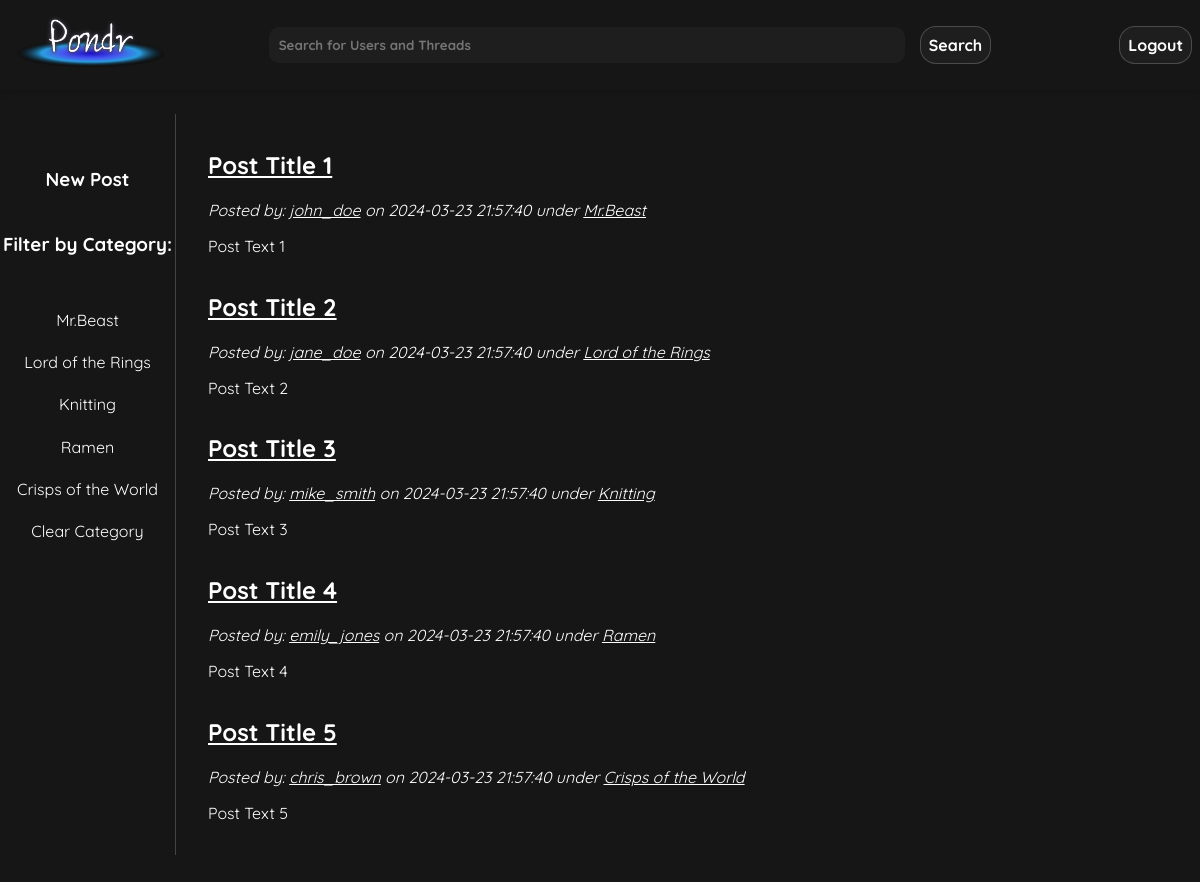
The page /pages/discussion.php (signed in) on the database its author committed.
### tables this page shows
CREATE TABLE categories (
    catId INT AUTO_INCREMENT,
    userId INT NOT NULL,
    name VARCHAR(255) NOT NULL,
    description VARCHAR(255),
    count INT NOT NULL DEFAULT 0,  
    PRIMARY KEY(catId),
    FOREIGN KEY(userId) REFERENCES users(userId)
        ON DELETE CASCADE
);

CREATE TABLE posts (
    postId INT AUTO_INCREMENT,
    userId INT NOT NULL, 
    postDate DATETIME NOT NULL,  
    title VARCHAR(255) NOT NULL,
    text VARCHAR(3000) NOT NULL,  
    img VARCHAR(255),
    link VARCHAR(255),
    catId INT,
    likes INT NOT NULL DEFAULT 0,
    comment INT NOT NULL DEFAULT 0,
    PRIMARY KEY(postId,userId),
    FOREIGN KEY(userId) REFERENCES users(userId)
        ON DELETE CASCADE,
    FOREIGN KEY(catId) REFERENCES categories(catId)
        ON DELETE CASCADE
    
);

CREATE TABLE users (
    userId INT AUTO_INCREMENT,
    utype BIT(1) NOT NULL,  
    fName VARCHAR(255) NOT NULL,
    lName VARCHAR(255) NOT NULL,
    uName VARCHAR(255) NOT NULL UNIQUE,
    email VARCHAR(255) NOT NULL UNIQUE,
    pass VARCHAR(255) NOT NULL,
    bio VARCHAR(1000) NOT NULL,  
    pfp VARCHAR(255),
    recoveryKey VARCHAR(255) NOT NULL,
    PRIMARY KEY(userId)
);

### public/pages/discussion.php (the view, shortened to what this page needs)
<?php
$search = $_GET['search'] ?? null;
?>
<!DOCTYPE html>
<html lang="en">
<head>
    <link rel="stylesheet" href="../css/styles.css">
    <link rel="stylesheet" href="../css/discussion.css">
</head>
<body>
    <?php require_once '../scripts/header.php';  ?>
    <main class="center-container margin-down">
        <section class="side-container">
            <?php
            if (isset ($uid)) {
                echo "<a href=\"./new_post.php\"><h3>New Post</h3></a>";
            }
            ?>
            <h3>Filter by Category: </h3>
            <ul>
                <?php
                $sql = "SELECT catId, name FROM categories ORDER BY count DESC LIMIT 10;";
                $prstmt = $conn->prepare($sql);
                try {
                    $prstmt->execute();
                    $prstmt->bind_result($catListId,$catName);
                    if ($prstmt->fetch()) {
                        echo (isset($search)) ? "<li><a href=\"./discussion.php?catId=$catListId&search=$search\">$catName</a></li>" : "<li><a href=\"./discussion.php?catId=$catListId\">$catName</a></li>";
                        while ($prstmt->fetch()) {
                            echo (isset ($search)) ? "<li><a href=\"./discussion.php?catId=$catListId&search=$search\">$catName</a></li>" : "<li><a href=\"./discussion.php?catId=$catListId\">$catName</a></li>";
                        }
                        echo (isset ($search)) ? "<li><a href=\"./discussion.php?search=$search\">Clear Filter</a></li>" : "<li><a href=\"./discussion.php\">Clear Category</a></li>";
                    } else {
                        echo "<p>No Categories have been made yet! Try making one now!</p>";
                    }
                } catch(mysqli_sql_exception $e) {
                    $code = $e->getCode();
                    echo "<p>Error occurred: pulling categories. Error: $code</p>";
                }
                ?>
            </ul>
        </section>
        <section class="discussion-container">
                <?php
                $sql = "SELECT p.postId, p.title, p.postDate, p.text, u.uName, c.name, p.img, c.catId
                FROM posts as p JOIN users as u ON p.userId = u.userId
                LEFT OUTER JOIN categories as c ON p.catId = c.catId
                WHERE" . (isset($catId) ? " p.catId = ? AND ":" ") . "CASE WHEN ? = \"\" THEN TRUE ELSE (p.title LIKE CONCAT('%',?,'%') OR p.text LIKE CONCAT('%',?,'%') OR u.uName LIKE CONCAT('%',?,'%')) END
                ORDER BY p.postDate DESC;";
                $prstmt = $conn->prepare($sql);
                $searchString = (isset($search)) ? $search : "";
                if (isset($catId)) {
                    $prstmt->bind_param("sssss",$catId,$searchString,$searchString,$searchString,$searchString);
                } else {
                    $prstmt->bind_param("ssss",$searchString,$searchString,$searchString,$searchString);
                }
                try {
                    $prstmt->execute();
                    $prstmt->bind_result($postId, $title, $postDate, $text, $uName, $catName, $postImg, $catId);
                    if($prstmt->fetch()){
                        echo "<div class=\"mini-thread\">";
                        echo "<article>";
                        echo "<a href=\"./thread.php?postId=$postId\"><h2>$title</h2></a>";
                        echo "<i>Posted by: <a href=\"./profile.php?uName=$uName\">$uName</a> on <time>$postDate</time> under <a href=\"./discussion.php?catId=$catId\">$catName</a></i>";
                        echo "<p>$text</p>";
                        echo "</article>";
                        echo "</div>";
                        while ($prstmt->fetch()) {
                            echo "<div class=\"mini-thread\">";
                            echo "<article>";
                            echo "<a href=\"./thread.php?postId=$postId\"><h2>$title</h2></a>";
                            echo "<i>Posted by: <a href=\"./profile.php?uName=$uName\">$uName</a> on <time>$postDate</time> under <a href=\"./discussion.php?catId=$catId\">$catName</a></i>";
                            echo "<p>$text</p>";
                            echo "</article>";
                            echo "</div>";
                        }
                    } else {
                        echo "<p>Looks like theres no posts currently in Pondr. Be the first to post!</p>";
                    }
                } catch (mysqli_sql_exception $e) {
                    $code = $e->getCode();
                    echo "<p>Error while loading discussion posts. Try again. Error: $code</p>";
                }
                ?>
        </section>
    </main>
</body>
</html>

### public/scripts/header.php (shortened to what this page needs)
<?php
require_once 'dbconfig.php';
$utype = $_SESSION['utype'] ?? null;
$uid = $_SESSION['uid'] ?? null;
?>
<nav id="top-bar">
    <a href="../index.php"><img src="../img/logo.png" alt="Pondr Logo" id="top-bar-logo"></a>
    <div id="top-search-bar">
        <form method="GET" action="discussion.php">
            <?php
            echo "<input type=\"text\" name=\"search\" placeholder=\"Search for Users and Threads\" value=\"" . ((isset($search)) ? $search : "") . "\"/>";
            ?>
            <button type="submit" class="form-button">Search</button>
        </form>
    </div>
    <?php
    if(isset($_SESSION['uid'])){
        $sql = "SELECT pfp FROM users WHERE userid = ?;";
        $prstmt = $conn->prepare($sql);
        $prstmt->bind_param('s',$uid);
        try {
            $prstmt->execute();
            $prstmt->bind_result($pfpPath);
        } catch(mysqli_sql_exception $e) {
            $pfpPath = "../img/pfp.png";
        } finally {
            $prstmt->close();
        }
    }
    if (isset($utype)) {
        switch ($utype) {
            case 0:
            case 1:
                echo "<a href=\"my_profile.php\"><img src=\"$pfpPath\" id=\"top-search-bar-pfp\"></a>";
                echo "<a href=\"../scripts/logout.php\" class=\"link-button\">Logout</a>";
                break;
        }
    } else {
        echo "<a href=\"login.php\" class=\"link-button\">Login</a>";
        echo "<a href=\"register.php\" class=\"link-button\">Sign Up</a>";
    }
    ?>
</nav>

### public/css/styles.css (style rules this page uses)
:root { --background-color: #161616; --navbar-dark: linear-gradient(145deg, #0A0A0A, #161616); --button-border: rgba(255, 255, 255, 0.2); --text-color: #ffffff; --button-hover-bg: #2A2A2A; --input-background: #1E1E1E; --input-hover: rgba(255, 255, 255, 0.1); --highlight-color: #3A7FFB; --box-shadow: 0 4px 6px rgba(0, 0, 0, 0.1); --pondr-font: 'Quicksand', sans-serif; }
a { color: white; }
body { margin: 0; padding: 0; font-family: var(--pondr-font); background-color: var(--background-color); color:var(--text-color); transition: all 0.2s ease; }
input[type="text"], input[type="password"], input[type="email"], button, .link-button, .form-button, .form-container textarea, .form-container select { font-family: var(--pondr-font); background-color: var(--input-background); color: var(--text-color); border: 0.1em solid var(--button-border); border-radius: 1em; transition: all 0.3s ease-in; padding: 0.5em; text-decoration: none; margin: 0em 0.5em; font-weight:bold; outline: none; }
.form-button { cursor: pointer; font-size: 1em; }
#top-bar { background-color: var(--navbar-dark); padding: 2vh 0vh; display: flex; justify-content: space-between; align-items: center; box-shadow: var(--box-shadow); }
#top-bar-logo { width: 150px; margin: 0 1rem; }
#top-search-bar { flex-grow: 1; margin: 0 5em; }
#top-search-bar form { display: flex; align-items: center; }
#top-search-bar input { background-color: var(--input-background); border: 1px solid var(--input-border); color: var(--text-color); padding: 10px; width: 100%; box-sizing: border-box; border-radius:10px; }
.center-container { display:flex; justify-content: center; align-items:center; height: 94vh; }
.margin-down { margin-top: 2vw; align-items:flex-start; margin-bottom: 5em; }

### public/css/discussion.css (style rules this page uses)
.discussion-container { width: 80%; background: var(--dark-blue); padding: 1em 2em; border-left: var(--button-border) solid 0.1em; }
.mini-thread { display: flex; flex-direction: row; align-items: center; }
.mini-thread article { flex-grow:1; margin-right: 1em; }
.mini-thread a { color: white; }
.margin-down { justify-content: space-around; }
.side-container { background: var(--dark-blue); border-radius: 10px; flex-grow: 1; display: flex; flex-direction: column; align-items: center; margin-top: 2.6vw; position: relative; }
.side-container ul { padding-left: 0; list-style-type: none; width:100%; }
.side-container li { margin: 1em 0; width:100%; display:flex; justify-content: center; }
.side-container a { color: white; display: block; background: var(--button-green); box-sizing: border-box; text-align: center; width: 90%; text-decoration: none; padding: 0.2em 0; transition: background-color 0.1s ease-in; border-radius: 0.5em; }

### rows shown on the page
categories: name "Mr.Beast"
categories: name "Lord of the Rings"
categories: name "Knitting"
categories: name "Ramen"
categories: name "Crisps of the World"
posts: title "Post Title 1", postDate "2024-03-23 21:57:40", text "Post Text 1"
users: uName "john_doe"
posts: title "Post Title 2", userId.uName "jane_doe", postDate "2024-03-23 21:57:40", catId.name "Lord of the Rings", text "Post Text 2"
posts: title "Post Title 3", userId.uName "mike_smith", postDate "2024-03-23 21:57:40", catId.name "Knitting", text "Post Text 3"
posts: title "Post Title 4", userId.uName "emily_jones", postDate "2024-03-23 21:57:40", catId.name "Ramen", text "Post Text 4"
posts: title "Post Title 5", userId.uName "chris_brown", postDate "2024-03-23 21:57:40", catId.name "Crisps of the World", text "Post Text 5"
